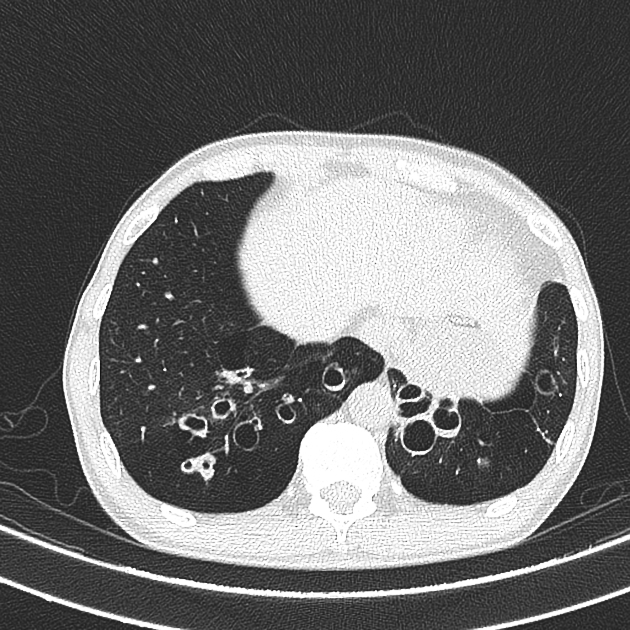
#> input picture lung.jpeg, 630 x 630 px
$ jupyter execute --allow-errors HealthCarePractise.ipynb
#> lines starting #> are read from the running program, lines starting #| are printed output that depends on the picture; after the words box and inside, x2 and y2 are one past the last pixel; in counts of white or black regions, pixels touching at a corner belong together; long printed decimals are rounded
## **Image Analysis Exp 2**

[cell 1]
import numpy as np
import cv2
import matplotlib.pyplot as plt

[cell 2]
from skimage import data, color, io, img_as_ubyte
from skimage.filters import threshold_otsu
from skimage.segmentation import clear_border
from skimage.measure import label, regionprops
from skimage.morphology import closing, square

[cell 3]
# Load a sample biomedical image
image = cv2.imread("lung.jpeg")  # Replace with your biomedical image
#> image is the input picture: shape (630, 630, 3); min 19, max 255, mean 111.3
gray_image = color.rgb2gray(image)
# Display the original image
plt.figure(figsize=(6, 6))
plt.imshow(gray_image, cmap='gray')
plt.title('Original Image')
plt.axis('off')
plt.show()

### Preprocessing
### 1. Gaussian Blur
### 2. Resize

[cell 4]
# Resize the image
resized_image = cv2.resize(gray_image, (256, 256))
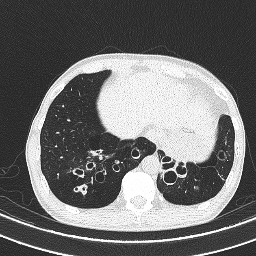
#> resized_image: shape (256, 256) float64; min 0.103, max 1, mean 0.436
# Denoise the image
denoised_image = cv2.GaussianBlur(resized_image, (5, 5), 0)
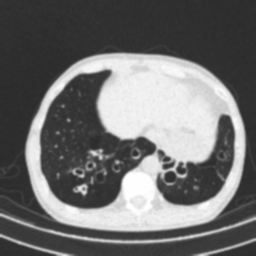
#> denoised_image: shape (256, 256) float64; min 0.17, max 1, mean 0.436
# Adjust the contrast (if necessary)
contrast_image = cv2.equalizeHist(img_as_ubyte(denoised_image))
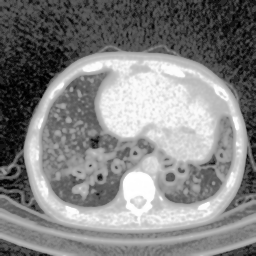
#> contrast_image: shape (256, 256); min 0, max 255, mean 131.1
# Display the preprocessed image
plt.figure(figsize=(6, 6))
plt.imshow(contrast_image, cmap='gray')
plt.title('Preprocessed Image')
plt.axis('off')
plt.show()

[cell 5]
# Apply thresholding
thresh = threshold_otsu(contrast_image)
#> thresh = 128
binary_image = closing(contrast_image > thresh, square(3))
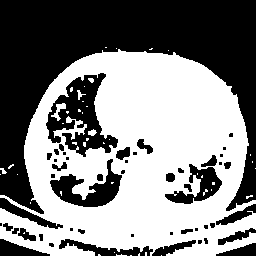
#> binary_image: shape (256, 256) bool; 51.6% white; 50 black regions (20 under 20 px), largest, box (x1, y1, x2, y2) and area: (0, 0, 256, 214) 22750, (46, 73, 118, 157) 2736, (50, 159, 122, 207) 1435

# Remove artifacts connected to image border
cleared = clear_border(binary_image)
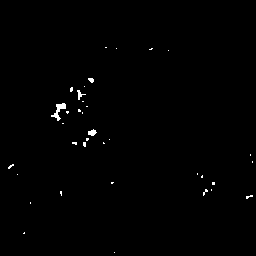
#> cleared: shape (256, 256) bool; 0.56% white; 36 white regions (32 under 20 px)

# Label image regions
label_image = label(cleared)
#> label_image: shape (256, 256) int32; 37 distinct labels, from 0 to 36

# Display the segmented image
plt.figure(figsize=(6, 6))
plt.imshow(label_image, cmap='nipy_spectral')
plt.title('Segmented Image')
plt.axis('off')
plt.show()

[cell 6]
# Extract region properties
regions = regionprops(label_image)
#> regions = 36 regions; largest, box (x1, y1, x2, y2) and area: (51, 103, 66, 121) 102, (88, 129, 97, 136) 41, (77, 90, 86, 100) 34, (88, 78, 94, 83) 22, (203, 189, 208, 196) 15

# Display properties of regions
for region in regions:
    # Take regions with large enough areas
    if region.area >= 100:
        print(f'Region {region.label}: Area={region.area}, Perimeter={region.perimeter}')
#> this loop made 36 passes
#| Region 10: Area=102.0, Perimeter=59.592

# Display the regions
plt.figure(figsize=(6, 6))
plt.imshow(label_image, cmap='nipy_spectral')
for region in regions:
    if region.area >= 100:
        # Draw rectangle around segmented regions
        minr, minc, maxr, maxc = region.bbox
        rect = plt.Rectangle((minc, minr), maxc - minc, maxr - minr,
                             fill=False, edgecolor='red', linewidth=2)
        plt.gca().add_patch(rect)
#> this loop made 36 passes
#> (minr, minc, maxr, maxc) on pass 10: (103, 51, 121, 66)
plt.title('Feature Extraction')
plt.axis('off')
plt.show()
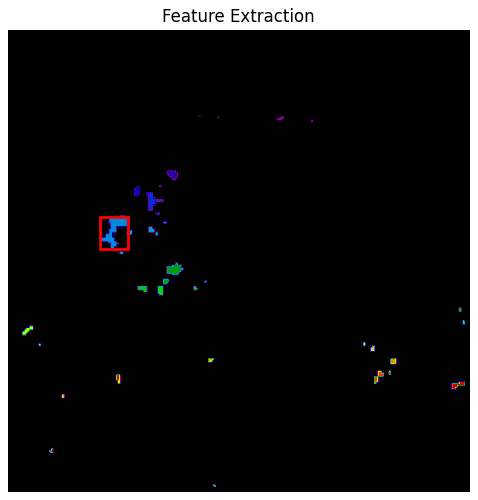
#> figure drawn by matplotlib, 1 panel

[cell 7]
# Detect specific features (e.g., regions with area > 200)
for region in regions:
    if region.area > 200:
        print(f'Detected Region {region.label}: Area={region.area}, Perimeter={region.perimeter}')
        minr, minc, maxr, maxc = region.bbox
        cv2.rectangle(contrast_image, (minc, minr), (maxc, maxr), (255, 0, 0), 2)

# Display the detected regions
plt.figure(figsize=(6, 6))
plt.imshow(contrast_image, cmap='gray')
plt.title('Detected Regions')
plt.axis('off')
plt.show()

## Approach 2 (Not necessary)

[cell 8]
import cv2
import numpy as np
from skimage.feature import canny
from  skimage.measure import label, regionprops
import matplotlib.pyplot as plt

[cell 9]
# Generate synthetic biomedical images (grayscale)
images = [np.random.rand(100, 100) for _ in range(100)]
# Preprocessing (Gaussian blur)
preprocessed_images = [cv2.GaussianBlur(img, (5, 5), 0) for img in images]
#> preprocessed_images = 100 items
# Segmentation (Canny edge detection)
edges = [canny(img) for img in preprocessed_images]
#> edges = 100 items
# Feature extraction and detection (region properties)
features = [regionprops(label(edge)) for edge in edges]
#> features = 100 items
# Display sample image, edges, and detected features
fig, ax = plt.subplots(1, 3, figsize=(12, 4))


ax[0].imshow(images[0], cmap='gray')
ax[0].set_title('Original Image')
ax[1].imshow(edges[0], cmap='gray')
ax[1].set_title('Edge Detection')
ax[2].imshow(images[0], cmap='gray')
for region in features[0]:
    minr, minc, maxr, maxc = region.bbox
    rect = plt.Rectangle((minc, minr), maxc - minc, maxr - minr, edgecolor='red', facecolor='none')
    ax[2].add_patch(rect)
#> this loop made 86 passes
#> (minr, minc, maxr, maxc) on passes 1 to 12: (1, 1, 27, 15), (1, 1, 99, 99), (1, 20, 11, 27), (1, 27, 15, 41), (1, 42, 3, 46), (1, 45, 13, 49), (1, 53, 2, 55), (1, 58, 4, 61), (1, 61, 13, 67), (1, 65, 3, 67), (1, 89, 4, 93), (1, 95, 12, 99)
ax[2].set_title('Feature Detection')
plt.tight_layout()
plt.show()
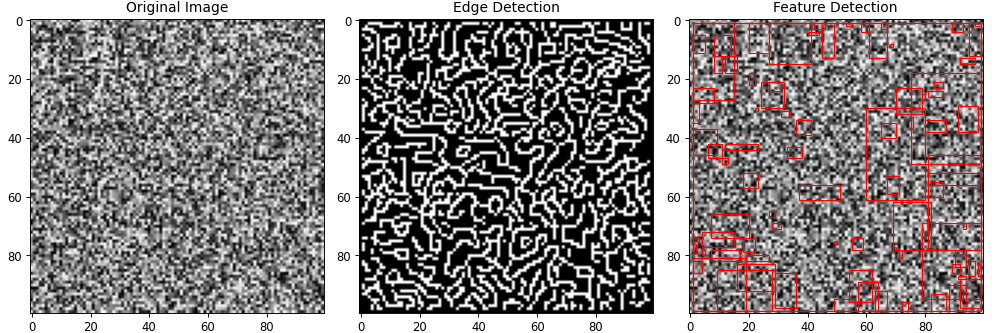
#> figure drawn by matplotlib, 3 panels

## **Structured and Unstructured Extraction -Exp3**

[cell 10]
import pandas as pd
import numpy as np
import matplotlib.pyplot as plt
import seaborn as sns
import re
import nltk
from sklearn.feature_extraction.text import CountVectorizer, TfidfVectorizer
from sklearn.decomposition import PCA
from sklearn.cluster import KMeans
from wordcloud import WordCloud

[cell 11]
nltk.download('stopwords')
#> (this line was passed over: nltk is not available in this run)
